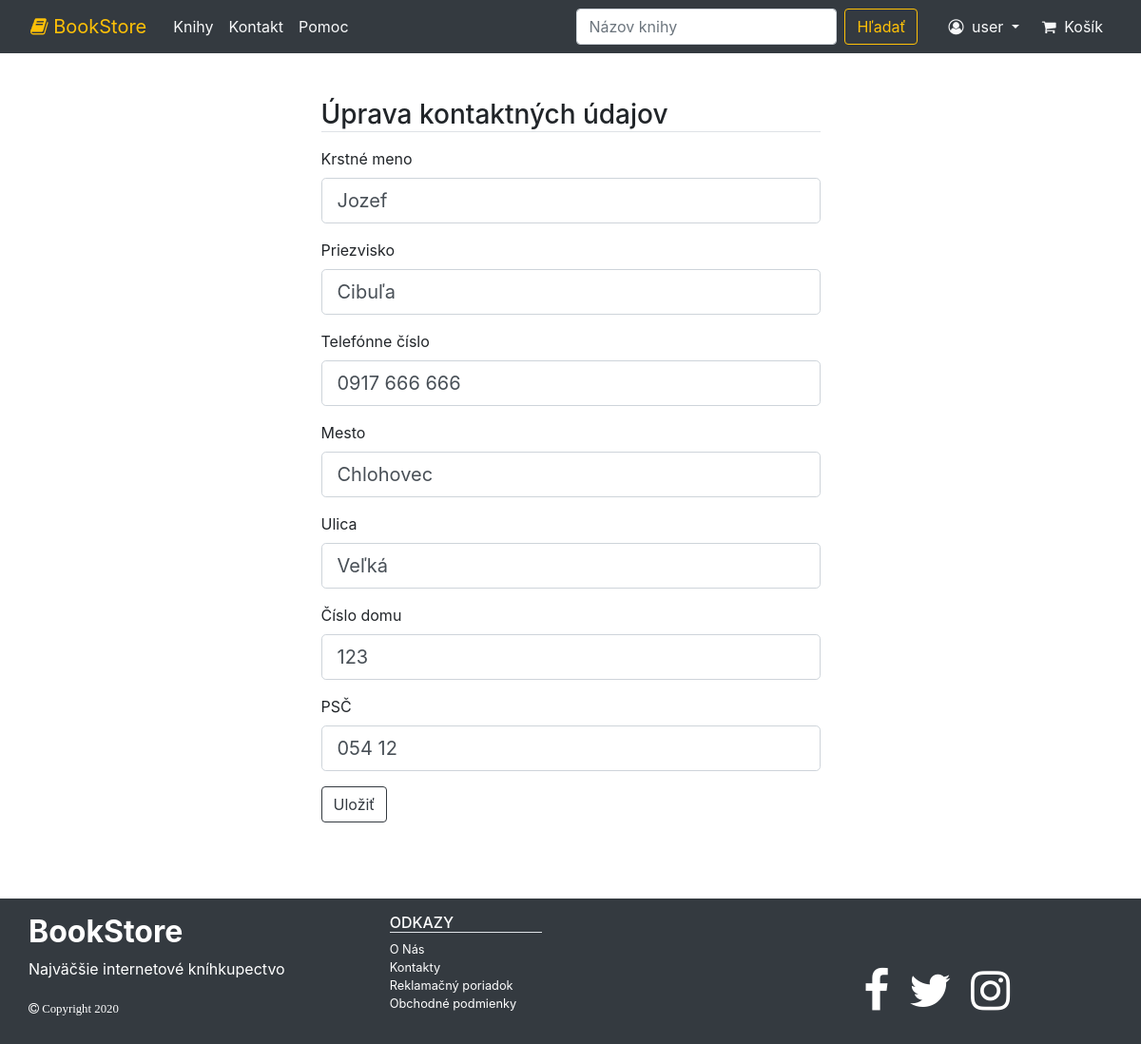
Screenshot of /account/edit/contact/ (signed in) with the database file from the repository.
### project/models/account.py (models this page shows, shortened)
class User(db.Model, UserMixin):
    id = db.Column(db.Integer, primary_key=True)
    username = db.Column(db.String(30), unique=True, nullable=False)
    email = db.Column(db.String(130), unique=True, nullable=False)
    password = db.Column(db.String(60), nullable=False)
    picture = db.Column(db.String(50), nullable=False, default="Default.png")
    orders = db.relationship("Order", backref="ordered_items", lazy=True)
    info_id = db.Column(db.Integer, db.ForeignKey("info.id"), nullable=True)

class Info(db.Model):
    id = db.Column(db.Integer, primary_key=True)
    first_name = db.Column(db.String(100), nullable=False)
    last_name = db.Column(db.String(100), nullable=False)
    phone_number = db.Column(db.String(100), nullable=False)
    state = db.Column(db.String(100), nullable=False, default="Slovakia")
    city = db.Column(db.String(100), nullable=False)
    psc = db.Column(db.String(5), nullable=False)
    street = db.Column(db.String(80), nullable=False)
    house_number = db.Column(db.Integer, nullable=False)
    def get_psc(self):
        return self.psc[:3] + " " + self.psc[3:]
    def get_phone_number(self):
        return self.phone_number[:4] + " " + self.phone_number[4:7] + " " + self.phone_number[7: ]

### project/users/account/routes.py (the view)
@account.route("/account/edit/contact/", methods=["GET", "POST"])
@login_required
def account_edit_contact():
    form = ContactForm()
    info_id = current_user.info_id
    info = Info.query.get(info_id)
    if info is None:
        return redirect(url_for("account.account_edit_contact_new"))
    if request.method == "POST":    #ak metoda je POST tak ulozi udaje z formulara
        if form.validate_on_submit():
            info.first_name = form.first_name.data
            info.last_name = form.last_name.data
            info.phone_number = form.phone_number.data
            info.city = form.city.data
            info.psc = form.psc.data
            info.house_number = form.house_number.data
            info.state = "Slovakia"
            info.street = form.street.data
            db.session.commit()
            flash("Kontaktné údaje boli uložené", "success")
            return redirect(url_for("account.my_account"))
    else:   #ak metoda je GET tak vyplni formular automaticky
        form.fill_in(info)
    return render_template("users/accountEdit.html", form=form, legend="Úprava kontaktných údajov")

### project/models/account.py (called while the page is built)
@login_manager.user_loader
def load_user(user_id):
    return User.query.get(user_id)

### project/users/account/forms.py (called while the page is built)
    def fill_in(self, info):
        try:
            self.first_name.data = info.first_name
            self.last_name.data = info.last_name
            self.phone_number.data = info.get_phone_number()
            self.city.data = info.city
            self.street.data = info.street
            self.house_number.data = info.house_number
            self.psc.data = info.get_psc()
        except AttributeError:  #ak je nespravny model pouzity vo formulari
            return

### project/templates/users/accountEdit.html
{% extends "layout.html" %}
{% block content %}
    <div class="container mt-5">
        <div class="row justify-content-center">
            <div class="col-6 ">
                {% include "generalForm.html" %}
            </div>
        </div>
    </div>
{% endblock %}

### project/templates/layout.html (shortened to what this page needs)
<!DOCTYPE html>
<html lang="en">
<head>
    <link rel="stylesheet" href="https://cdnjs.cloudflare.com/ajax/libs/font-awesome/4.7.0/css/font-awesome.min.css">
    <link rel="stylesheet" href="https://stackpath.bootstrapcdn.com/bootstrap/4.5.0/css/bootstrap.min.css">
    <link rel="stylesheet" href="{{ url_for('static', filename='main.css') }}">
</head>
<body>
    <nav class="navbar navbar-expand-lg navbar-dark bg-dark ">
        <a class="navbar-brand text-warning ml-3" href="{{ url_for('main.home') }}">
            <span class="fa fa-book"></span>
            BookStore
        </a>
        <div class="collapse navbar-collapse" id="navbarNav">
            <div class="navbar-nav mr-auto ">
                <a class="nav-item nav-link text-light ml-1" href="{{ url_for('search.search_all') }}">Knihy</a>
                <a class="nav-item nav-link text-light" href="{{ url_for('main.contact') }}">Kontakt</a>
                <a class="nav-item nav-link text-light" href="#">Pomoc</a>
            </div>
            <div class="navbar-nav mr-3">
                <form class="form-inline" method="GET" action="{{ url_for('search.search') }}">
                    <input class="form-control mr-sm-2" type="search" name="q" placeholder="Názov knihy" aria-label="Search">
                    <button class="btn btn-outline-warning my-2 my-sm-0" type="submit">Hľadať</button>
                </form>
            </div>
            {% if current_user.is_authenticated %}
                <div class="navbar-nav ml-2 dropdown">
                        <a class="nav-item nav-link text-light dropdown-toggle" href="#" id="navbarDropdown" role="button" data-toggle="dropdown" aria-haspopup="true" aria-expanded="false">
                            <span class="fa fa-user-circle-o mr-sm-1"></span>   {{ current_user.username }}
                        </a>
                </div>
            {% else %}
                <div class="navbar-nav ml-2">
                    <a class="nav-item nav-link text-light" href="{{ url_for('account.login') }}">
                        <span class="fa fa-user-circle-o"></span>   Prihlásiť sa
                    </a>
                </div>
            {% endif %}
            <div class="navbar-nav mr-3 ml-2">
                <a class="nav-item nav-link text-light" href="{{ url_for('shop.cart')}}">
                    <span class="fa fa-shopping-cart mr-sm-1"> </span>
                    Košík
                </a>
            </div>
        </div>
    </nav>
    <div class="container">
        {% block content %}
        {% endblock %}
    </div>
    <footer class="page-footer bg-dark pt-3 pb-3 mt-5">
        <div class="container">
            <div class="row">
                <div col-sm-4>
                    <div class="text-white">
                        <p class="font-weight-bold h2">
                            BookStore
                        </p>
                         <p class=" ">
                            Najväčšie internetové kníhkupectvo
                         </p>
                         <p class="fa fa-copyright small mb-1 mt-auto">
                            Copyright 2020
                         </p>
                    </div>
                </div>
            <div class="col-sm-1">
            </div>
            <div class="col-sm-2 text-white small ">
                <ul class="list-unstyled ">
                    <li class="border-bottom h6">
                        ODKAZY
                    </li>
                    <li class="">
                        <a href="{{ url_for('main.about') }}" class="text-white text-decoration-none"> O Nás  </a>
                    </li>
                    <li class="">
                        <a href="{{ url_for('main.contact') }}" class="text-white text-decoration-none"> Kontakty </a>
                    </li>
                    <li class="">
                        <a href="#" class="text-white text-decoration-none"> Reklamačný poriadok </a>
                    </li>
                    <li class="">
                        <a href="#" class="text-white text-decoration-none"> Obchodné podmienky </a>
                    </li>
                </ul>
            </div>
            <div class="col-sm-1">
            </div>
            <div class="col-sm-3 ml-auto mt-auto">
                <div>
                    <ul class="list-unstyled list-inline m-2">
                        <li class="list-inline-item">
                            <a  href="#" class="text-white">
                                <i class="fa fa-facebook fa-3x">  </i>
                            </a>
                        </li>
                        <li class="list-inline-item m-2">
                            <a  href="#" class="text-white">
                                <i class="fa fa-twitter fa-3x">  </i>
                            </a>
                        </li>
                        <li class="list-inline-item m-2">
                            <a  href="#" class="text-white">
                                <i class="fa fa-instagram fa-3x">  </i>
                            </a>
                        </li>
                    </ul>
                </div>
            </div>
            </div>
            </div>
    </footer>
</body>
</html>

### project/templates/generalForm.html (shortened to what this page needs)
<form action="" method="POST" >
    <fieldset class="form-group">
        {% if legend %}
            <legend class="border-bottom h3 mb-3">{{ legend }}</legend>
        {% else %}
            <legend class="border-bottom h3 mb-3">Formulár</legend>
        {% endif %}
        {% for field in form if field.name != 'csrf_token' %}
            <div class="form-group">
                {% if field.type == "SubmitField" %}
                    {{ field(class="btn btn-outline-dark") }}
                {% else %}
                    {{ field.label(class="form-control-label") }}
                    {% if field.errors %}
                        {{ field(class="form-control form-control-lg is-invalid") }}
                        <div class="invalid-feedback">
                            {% for error in field.errors %}
                                <span>{{ error }}</span>
                            {% endfor %}
                        </div>
                    {% else %}
                        {% if field.type == "TextAreaField" %}
                            {{ field(class="form-control form-control-sm", rows=20, cols=20)}}
                        {% else %}
                            {{ field(class="form-control form-control-lg ") }}
                        {% endif %}
                    {% endif %}
                {% endif %}
            </div>
        {% endfor %}
    </fieldset>
</form>

### rows the page displays
User: username "user"
Info: first_name "Jozef" "Cibuľa" "0917 666 666" "Chlohovec" "Veľká" "123" "054 12"

### other values shown
{{ legend }} "Úprava kontaktných údajov"
{{ field.label(class="form-control-label") }} "Krstné meno" "Priezvisko" "Telefónne číslo" "Mesto" "Ulica" "Číslo domu" "PSČ"
